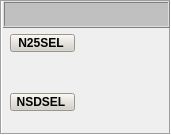
   <widget class="QFrame" name="DatosDelCombust_2">
    <property name="geometry">
     <rect>
      <x>472</x>
      <y>2</y>
      <width>171</width>
      <height>135</height>
     </rect>
    </property>
    <property name="styleSheet">
     <string notr="true">background-color: none;</string>
    </property>
    <property name="frameShape">
     <enum>QFrame::Box</enum>
    </property>
    <property name="frameShadow">
     <enum>QFrame::Sunken</enum>
    </property>
    <widget class="QFrame" name="frame_19">
     <property name="geometry">
      <rect>
       <x>3</x>
       <y>1</y>
       <width>167</width>
       <height>27</height>
      </rect>
     </property>
     <property name="minimumSize">
      <size>
       <width>167</width>
       <height>27</height>
      </size>
     </property>
     <property name="maximumSize">
      <size>
       <width>167</width>
       <height>27</height>
      </size>
     </property>
     <property name="styleSheet">
      <string notr="true">background-color: rgb(192, 192, 192);</string>
     </property>
     <property name="frameShape">
      <enum>QFrame::Box</enum>
     </property>
     <property name="frameShadow">
      <enum>QFrame::Raised</enum>
     </property>
     <layout class="QGridLayout" name="gridLayout_25">
      <item row="0" column="0">
       <widget class="AUpTextLabel" name="leGEN_AVR_48">
        <property name="minimumSize">
         <size>
          <width>137</width>
          <height>9</height>
         </size>
        </property>
        <property name="maximumSize">
         <size>
          <width>137</width>
          <height>9</height>
         </size>
        </property>
        <property name="LabelText" stdset="0">
         <string>DATOS DE VELOCIDAD</string>
        </property>
        <property name="Font">
         <font>
          <pointsize>9</pointsize>
          <weight>75</weight>
          <bold>true</bold>
         </font>
        </property>
       </widget>
      </item>
     </layout>
    </widget>
    <widget class="AUpTextLabel" name="leVelN25R">
     <property name="geometry">
      <rect>
       <x>82</x>
       <y>58</y>
       <width>37</width>
       <height>13</height>
      </rect>
     </property>
     <property name="minimumSize">
      <size>
       <width>37</width>
       <height>13</height>
      </size>
     </property>
     <property name="maximumSize">
      <size>
       <width>37</width>
       <height>13</height>
      </size>
     </property>
     <property name="layoutDirection">
      <enum>Qt::RightToLeft</enum>
     </property>
     <property name="isUpdateable" stdset="0">
      <bool>true</bool>
     </property>
     <property name="id">
      <string>p_R_N25REF_N25REF_A_NAME_A_NAME</string>
     </property>
     <property name="Font">
      <font>
       <pointsize>9</pointsize>
       <weight>75</weight>
       <bold>true</bold>
      </font>
     </property>
    </widget>
    <widget class="AUpTextLabel" name="leGEN_AVR_51">
     <property name="geometry">
      <rect>
       <x>126</x>
       <y>58</y>
       <width>43</width>
       <height>13</height>
      </rect>
     </property>
     <property name="minimumSize">
      <size>
       <width>43</width>
       <height>13</height>
      </size>
     </property>
     <property name="maximumSize">
      <size>
       <width>43</width>
       <height>13</height>
      </size>
     </property>
     <property name="layoutDirection">
      <enum>Qt::LeftToRight</enum>
     </property>
     <property name="LabelText" stdset="0">
      <string>RPM</string>
     </property>
     <property name="Font">
      <font>
       <pointsize>9</pointsize>
       <weight>75</weight>
       <bold>true</bold>
      </font>
     </property>
    </widget>
    <widget class="AUpTextLabel" name="leGEN_AVR_52">
     <property name="geometry">
      <rect>
       <x>17</x>
       <y>58</y>
       <width>65</width>
       <height>13</height>
      </rect>
     </property>
     <property name="minimumSize">
      <size>
       <width>65</width>
       <height>13</height>
      </size>
     </property>
     <property name="maximumSize">
      <size>
       <width>65</width>
       <height>13</height>
      </size>
     </property>
     <property name="layoutDirection">
      <enum>Qt::RightToLeft</enum>
     </property>
     <property name="LabelText" stdset="0">
      <string>N25REF</string>
     </property>
     <property name="Font">
      <font>
       <pointsize>9</pointsize>
       <weight>75</weight>
       <bold>true</bold>
      </font>
     </property>
    </widget>
    <widget class="AUpTextLabel" name="leVelN25S">
     <property name="geometry">
      <rect>
       <x>82</x>
       <y>38</y>
       <width>37</width>
       <height>13</height>
      </rect>
     </property>
     <property name="minimumSize">
      <size>
       <width>37</width>
       <height>13</height>
      </size>
     </property>
     <property name="maximumSize">
      <size>
       <width>37</width>
       <height>13</height>
      </size>
     </property>
     <property name="layoutDirection">
      <enum>Qt::RightToLeft</enum>
     </property>
     <property name="isUpdateable" stdset="0">
      <bool>true</bool>
     </property>
     <property name="id">
      <string>p_HMI_INTER_N25SEL_A_NAME_A_NAME</string>
     </property>
     <property name="Font">
      <font>
       <pointsize>9</pointsize>
       <weight>75</weight>
       <bold>true</bold>
      </font>
     </property>
    </widget>
    <widget class="AUpTextLabel" name="leGEN_AVR_54">
     <property name="geometry">
      <rect>
       <x>126</x>
       <y>38</y>
       <width>43</width>
       <height>13</height>
      </rect>
     </property>
     <property name="minimumSize">
      <size>
       <width>43</width>
       <height>13</height>
      </size>
     </property>
     <property name="maximumSize">
      <size>
       <width>43</width>
       <height>13</height>
      </size>
     </property>
     <property name="layoutDirection">
      <enum>Qt::LeftToRight</enum>
     </property>
     <property name="LabelText" stdset="0">
      <string>RPM</string>
     </property>
     <property name="Font">
      <font>
       <pointsize>9</pointsize>
       <weight>75</weight>
       <bold>true</bold>
      </font>
     </property>
    </widget>
    <widget class="AUpTextLabel" name="leVelAcel">
     <property name="geometry">
      <rect>
       <x>82</x>
       <y>76</y>
       <width>37</width>
       <height>13</height>
      </rect>
     </property>
     <property name="minimumSize">
      <size>
       <width>37</width>
       <height>13</height>
      </size>
     </property>
     <property name="maximumSize">
      <size>
       <width>37</width>
       <height>13</height>
      </size>
     </property>
     <property name="layoutDirection">
      <enum>Qt::RightToLeft</enum>
     </property>
     <property name="isUpdateable" stdset="0">
      <bool>true</bool>
     </property>
     <property name="id">
      <string>p_IFACE_CORE_Z_THROTTLE_A_NAME_A_NAME</string>
     </property>
     <property name="Font">
      <font>
       <pointsize>9</pointsize>
       <weight>75</weight>
       <bold>true</bold>
      </font>
     </property>
    </widget>
    <widget class="AUpTextLabel" name="leGEN_AVR_55">
     <property name="geometry">
      <rect>
       <x>126</x>
       <y>76</y>
       <width>43</width>
       <height>13</height>
      </rect>
     </property>
     <property name="minimumSize">
      <size>
       <width>43</width>
       <height>13</height>
      </size>
     </property>
     <property name="maximumSize">
      <size>
       <width>43</width>
       <height>13</height>
      </size>
     </property>
     <property name="layoutDirection">
      <enum>Qt::LeftToRight</enum>
     </property>
     <property name="LabelText" stdset="0">
      <string>RPM</string>
     </property>
     <property name="Font">
      <font>
       <pointsize>9</pointsize>
       <weight>75</weight>
       <bold>true</bold>
      </font>
     </property>
    </widget>
    <widget class="AUpTextLabel" name="leGEN_AVR_56">
     <property name="geometry">
      <rect>
       <x>17</x>
       <y>76</y>
       <width>65</width>
       <height>13</height>
      </rect>
     </property>
     <property name="minimumSize">
      <size>
       <width>65</width>
       <height>13</height>
      </size>
     </property>
     <property name="maximumSize">
      <size>
       <width>65</width>
       <height>13</height>
      </size>
     </property>
     <property name="layoutDirection">
      <enum>Qt::RightToLeft</enum>
     </property>
     <property name="LabelText" stdset="0">
      <string>ACELERADOR</string>
     </property>
     <property name="Font">
      <font>
       <pointsize>9</pointsize>
       <weight>75</weight>
       <bold>true</bold>
      </font>
     </property>
    </widget>
    <widget class="AUpTextLabel" name="leVelNSDS">
     <property name="geometry">
      <rect>
       <x>82</x>
       <y>96</y>
       <width>37</width>
       <height>13</height>
      </rect>
     </property>
     <property name="minimumSize">
      <size>
       <width>37</width>
       <height>13</height>
      </size>
     </property>
     <property name="maximumSize">
      <size>
       <width>37</width>
       <height>13</height>
      </size>
     </property>
     <property name="layoutDirection">
      <enum>Qt::RightToLeft</enum>
     </property>
     <property name="isUpdateable" stdset="0">
      <bool>true</bool>
     </property>
     <property name="id">
      <string>p_HMI_INTER_NSDSEL_A_NAME_A_NAME</string>
     </property>
     <property name="Font">
      <font>
       <pointsize>9</pointsize>
       <weight>75</weight>
       <bold>true</bold>
      </font>
     </property>
    </widget>
    <widget class="AUpTextLabel" name="leGEN_AVR_58">
     <property name="geometry">
      <rect>
       <x>126</x>
       <y>96</y>
       <width>43</width>
       <height>13</height>
      </rect>
     </property>
     <property name="minimumSize">
      <size>
       <width>43</width>
       <height>13</height>
      </size>
     </property>
     <property name="maximumSize">
      <size>
       <width>43</width>
       <height>13</height>
      </size>
     </property>
     <property name="layoutDirection">
      <enum>Qt::LeftToRight</enum>
     </property>
     <property name="LabelText" stdset="0">
      <string>RPM</string>
     </property>
     <property name="Font">
      <font>
       <pointsize>9</pointsize>
       <weight>75</weight>
       <bold>true</bold>
      </font>
     </property>
    </widget>
    <widget class="AUpTextLabel" name="leVelNSDD">
     <property name="geometry">
      <rect>
       <x>82</x>
       <y>118</y>
       <width>37</width>
       <height>13</height>
      </rect>
     </property>
     <property name="minimumSize">
      <size>
       <width>37</width>
       <height>13</height>
      </size>
     </property>
     <property name="maximumSize">
      <size>
       <width>37</width>
       <height>13</height>
      </size>
     </property>
     <property name="layoutDirection">
      <enum>Qt::RightToLeft</enum>
     </property>
     <property name="isUpdateable" stdset="0">
      <bool>true</bool>
     </property>
     <property name="id">
      <string>p_IFACE_CORE_Z_NSDREF_A_NAME_A_NAME</string>
     </property>
     <property name="Font">
      <font>
       <pointsize>9</pointsize>
       <weight>75</weight>
       <bold>true</bold>
      </font>
     </property>
    </widget>
    <widget class="AUpTextLabel" name="leGEN_AVR_59">
     <property name="geometry">
      <rect>
       <x>126</x>
       <y>118</y>
       <width>43</width>
       <height>13</height>
      </rect>
     </property>
     <property name="minimumSize">
      <size>
       <width>43</width>
       <height>13</height>
      </size>
     </property>
     <property name="maximumSize">
      <size>
       <width>43</width>
       <height>13</height>
      </size>
     </property>
     <property name="layoutDirection">
      <enum>Qt::LeftToRight</enum>
     </property>
     <property name="LabelText" stdset="0">
      <string>RPM</string>
     </property>
     <property name="Font">
      <font>
       <pointsize>9</pointsize>
       <weight>75</weight>
       <bold>true</bold>
      </font>
     </property>
    </widget>
    <widget class="AUpTextLabel" name="leGEN_AVR_60">
     <property name="geometry">
      <rect>
       <x>17</x>
       <y>118</y>
       <width>65</width>
       <height>13</height>
      </rect>
     </property>
     <property name="minimumSize">
      <size>
       <width>65</width>
       <height>13</height>
      </size>
     </property>
     <property name="maximumSize">
      <size>
       <width>65</width>
       <height>13</height>
      </size>
     </property>
     <property name="layoutDirection">
      <enum>Qt::RightToLeft</enum>
     </property>
     <property name="LabelText" stdset="0">
      <string>NSDDMD</string>
     </property>
     <property name="Font">
      <font>
       <pointsize>9</pointsize>
       <weight>75</weight>
       <bold>true</bold>
      </font>
     </property>
    </widget>
    <widget class="QPushButton" name="btnGEN_N25">
     <property name="geometry">
      <rect>
       <x>10</x>
       <y>34</y>
       <width>65</width>
       <height>18</height>
      </rect>
     </property>
     <property name="font">
      <font>
       <pointsize>9</pointsize>
       <weight>75</weight>
       <bold>true</bold>
      </font>
     </property>
     <property name="layoutDirection">
      <enum>Qt::RightToLeft</enum>
     </property>
     <property name="styleSheet">
      <string notr="true">background-color: rgb(212, 208, 200);</string>
     </property>
     <property name="text">
      <string>N25SEL </string>
     </property>
    </widget>
    <widget class="QPushButton" name="btn_GEN_AVR">
     <property name="geometry">
      <rect>
       <x>10</x>
       <y>93</y>
       <width>65</width>
       <height>18</height>
      </rect>
     </property>
     <property name="font">
      <font>
       <pointsize>9</pointsize>
       <weight>75</weight>
       <bold>true</bold>
      </font>
     </property>
     <property name="layoutDirection">
      <enum>Qt::RightToLeft</enum>
     </property>
     <property name="styleSheet">
      <string notr="true">background-color: rgb(212, 208, 200);</string>
     </property>
     <property name="text">
      <string>NSDSEL </string>
     </property>
    </widget>
   </widget>
